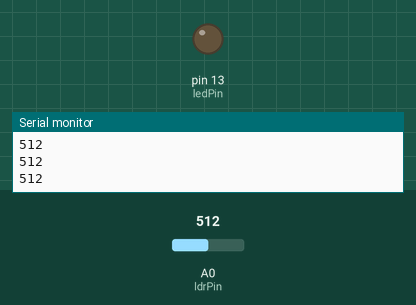
A sketch run on a simulated Arduino Uno, built with avr-gcc and run on an emulated ATmega328P. Shown: output pins drawn as LEDs (lit = HIGH), the last lines printed to the serial monitor. The inputs (shaded band) are chosen by the test bench; at power-on: A0 (ldrPin) = 512.

Above: at 1.2 s.
1.3 s: A0 (ldrPin) set to 491
At 2.5 s:
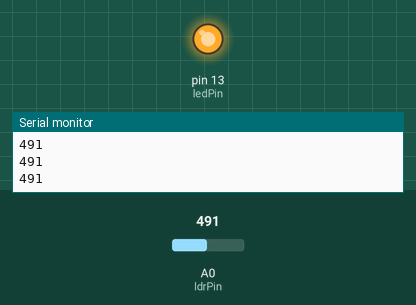
2.8 s: A0 (ldrPin) set to 511
At 3.9 s:
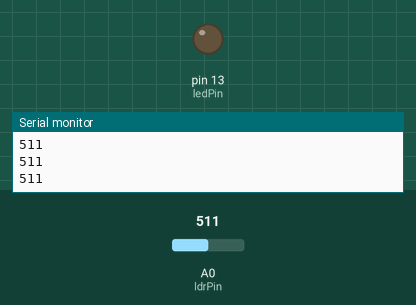
4.3 s: A0 (ldrPin) set to 306
At 5.3 s:
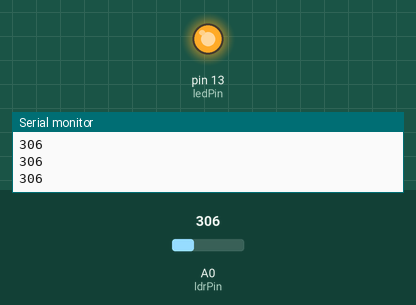
Timing chart, 0 to 7.3 s (numbered marks = the images above; inputs shaded):
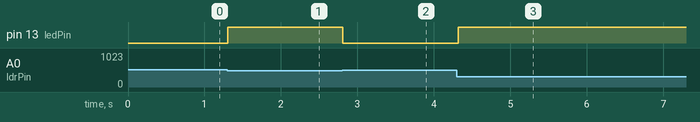

Measured:
- the behaviour switches between 500 and 499 on A0 (ldrPin) (found by bisection; images 0 and 1)
- after the input at 1.3 s, pin 13 (ledPin): LOW → HIGH at once
- after the input at 2.8 s, pin 13 (ledPin): HIGH → LOW at once
- after the input at 4.3 s, pin 13 (ledPin): LOW → HIGH at once

The sketch:

Light_Detection_2.ino
```cpp
const int ldrPin = A0;
const int ledPin = 13;
const int darknessTreshold = 500;

void setup(){
  Serial.begin(9600);
  pinMode(ledPin, OUTPUT);
}

void loop(){
  Serial.println( analogRead(ldrPin) );

  if(analogRead(ldrPin) < darknessTreshold){
    digitalWrite(ledPin, HIGH);
  }else{
    digitalWrite(ledPin, LOW);
  }

  delay(100);
}
```
